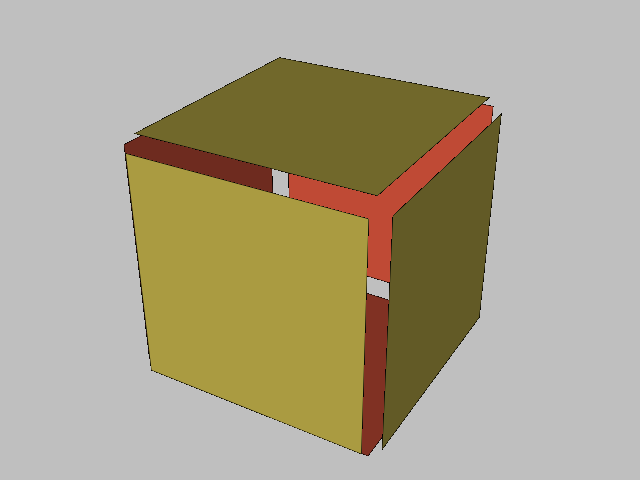

Here is the Python script that generated this plot:
#!/usr/bin/env python

# Render a cube with its faces shrunk inward using vtkShrinkFilter.

# Factory overrides: importing these modules registers the OpenGL rendering
# and interaction style implementations for vtkRenderingCore factory classes.
import vtkmodules.vtkInteractionStyle  # noqa: F401
import vtkmodules.vtkRenderingOpenGL2  # noqa: F401
# VTK pipeline classes used in this example
from vtkmodules.vtkFiltersGeneral import vtkShrinkFilter
from vtkmodules.vtkFiltersSources import vtkCubeSource
from vtkmodules.vtkRenderingCore import (
    vtkActor,
    vtkDataSetMapper,
    vtkProperty,
    vtkRenderWindow,
    vtkRenderWindowInteractor,
    vtkRenderer,
)

# Colors (normalized RGB)
banana_rgb = (0.890, 0.812, 0.341)
tomato_rgb = (1.0, 0.388, 0.278)
silver_background_rgb = (0.75, 0.75, 0.75)

# Source: generate a unit cube
cube_source = vtkCubeSource()

# Filter: shrink each face toward its centroid
shrink = vtkShrinkFilter()
shrink.SetInputConnection(cube_source.GetOutputPort())
shrink.SetShrinkFactor(0.9)

# Mapper: map the shrunk cube to graphics primitives
mapper = vtkDataSetMapper()
mapper.SetInputConnection(shrink.GetOutputPort())

# Backface property: tomato color for backfaces
back = vtkProperty()
back.SetColor(tomato_rgb)

# Actor: set visual properties — banana front, tomato back, visible edges
actor = vtkActor()
actor.SetMapper(mapper)
actor.GetProperty().EdgeVisibilityOn()
actor.GetProperty().SetColor(banana_rgb)
actor.SetBackfaceProperty(back)

# Renderer: assemble the scene
renderer = vtkRenderer()
renderer.AddActor(actor)
renderer.SetBackground(silver_background_rgb)

# Window: display the rendered scene
render_window = vtkRenderWindow()
render_window.AddRenderer(renderer)
render_window.SetWindowName("shrink cube")
render_window.SetMultiSamples(0)
render_window.SetSize(640, 480)

# Interactor: handle mouse and keyboard events
render_window_interactor = vtkRenderWindowInteractor()
render_window_interactor.SetRenderWindow(render_window)

# Scene: configure the camera
renderer.ResetCamera()
renderer.GetActiveCamera().Azimuth(30)
renderer.GetActiveCamera().Elevation(30)
renderer.ResetCameraClippingRange()

render_window_interactor.Initialize()
render_window_interactor.Start()
